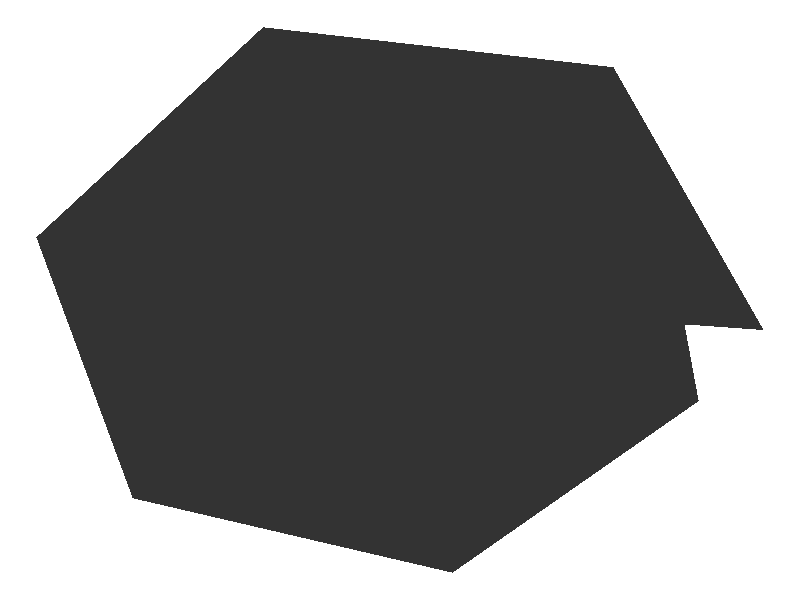
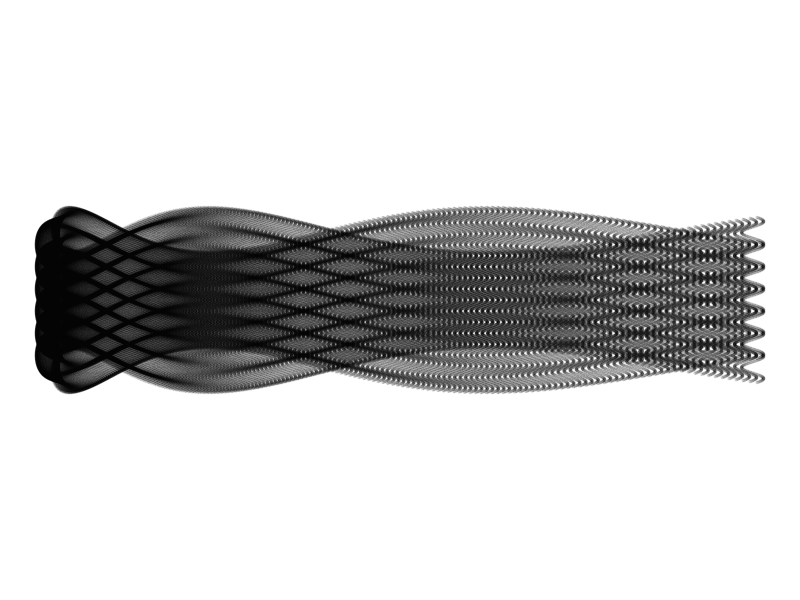
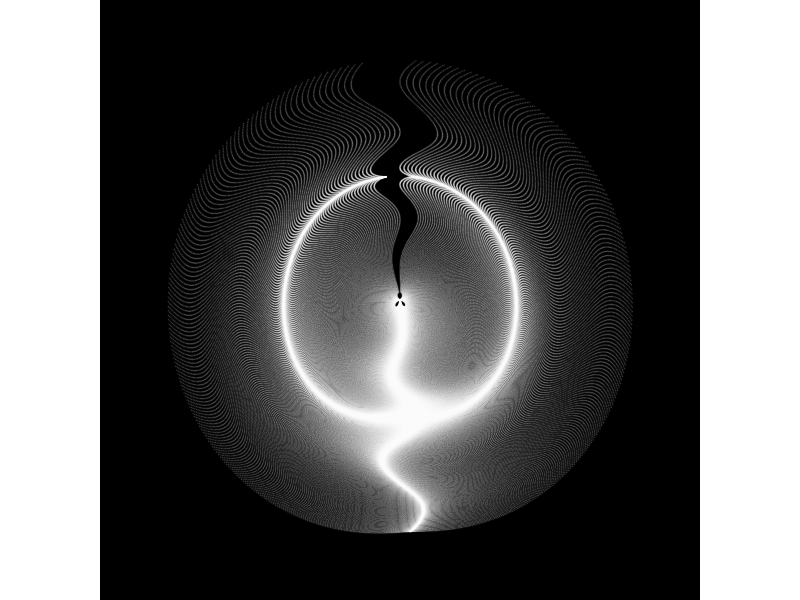
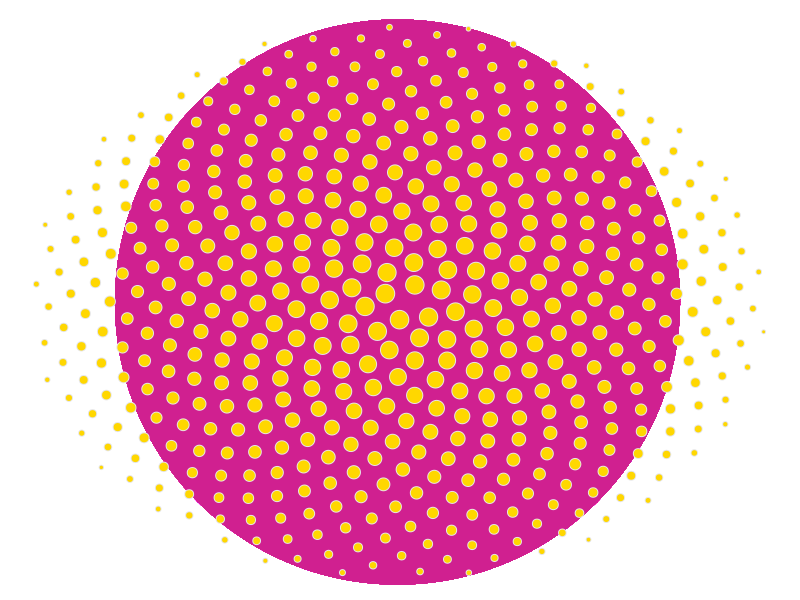

The R script that drew these images, in order:
#More small examples
# vertiginous spiral
library(tidyverse)
df <- data.frame(x=0, y=0)
for (i in 2:500){
  df[i,1] <- df[i-1,1]+((0.98)^i)*cos(i)
  df[i,2] <- df[i-1,2]+((0.98)^i)*sin(i)   
}
ggplot(df, aes(x,y)) + 
  geom_polygon()+
  theme_void()

# marine creature
library(tidyverse)
seq(from=-10, to=10, by = 0.05) %>%
  expand.grid(x=., y=.) %>%
  ggplot(aes(x=(x^2+pi*cos(y)^2), y=(y+pi*sin(x)))) +
  geom_point(alpha=.1, shape=20, size=1, color="black")+
  theme_void()+coord_fixed()

# summoning cthultu
library(tidyverse)
seq(-3,3,by=.01) %>%
  expand.grid(x=., y=.) %>%
  ggplot(aes(x=(x^3-sin(y^2)), y=(y^3-cos(x^2)))) +
  geom_point(alpha=.1, shape=20, size=0, color="white")+
  theme_void()+
  coord_fixed()+
  theme(panel.background = element_rect(fill="black"))+
  coord_polar()

#naive sunflower
library(ggplot2)
a=pi*(3-sqrt(5))
n=500
ggplot(data.frame(r=sqrt(1:n),t=(1:n)*a),
       aes(x=r*cos(t),y=r*sin(t)))+
  geom_point(aes(x=0,y=0),
             size=190,
             colour="violetred")+
  geom_point(aes(size=(n-r)),
             shape=21,fill="gold",
             colour="gray90")+
  theme_void()+theme(legend.position="none")